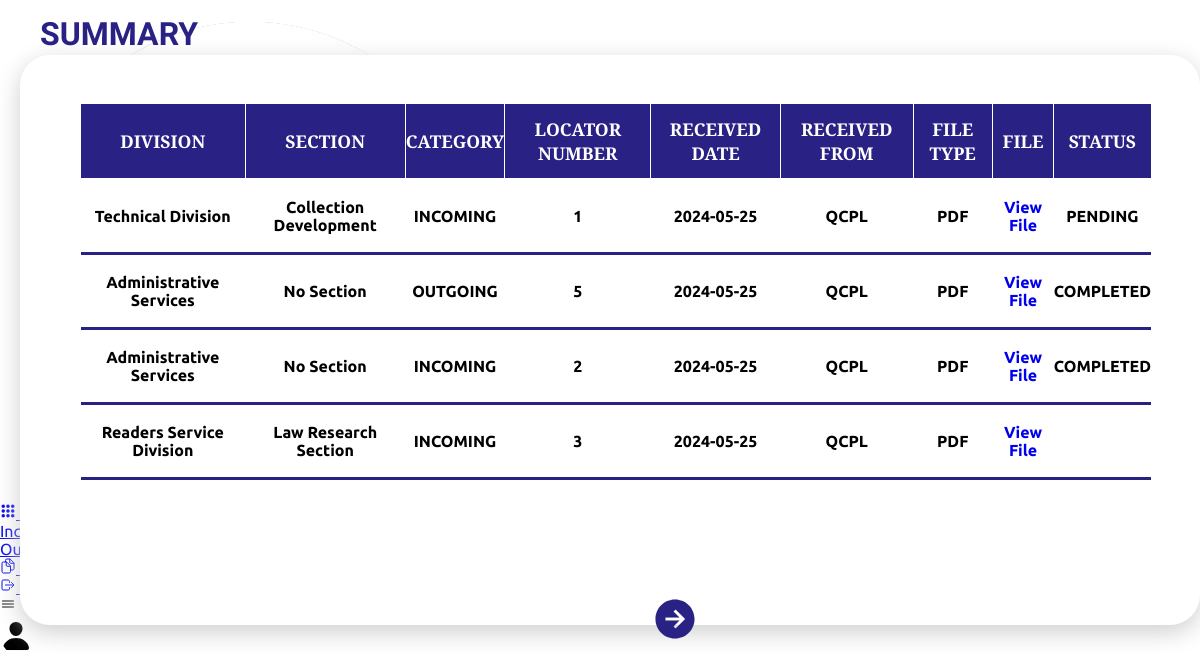
/Frontend/Dashboard/proofreader.php, run on an earlier commit of the app's database.
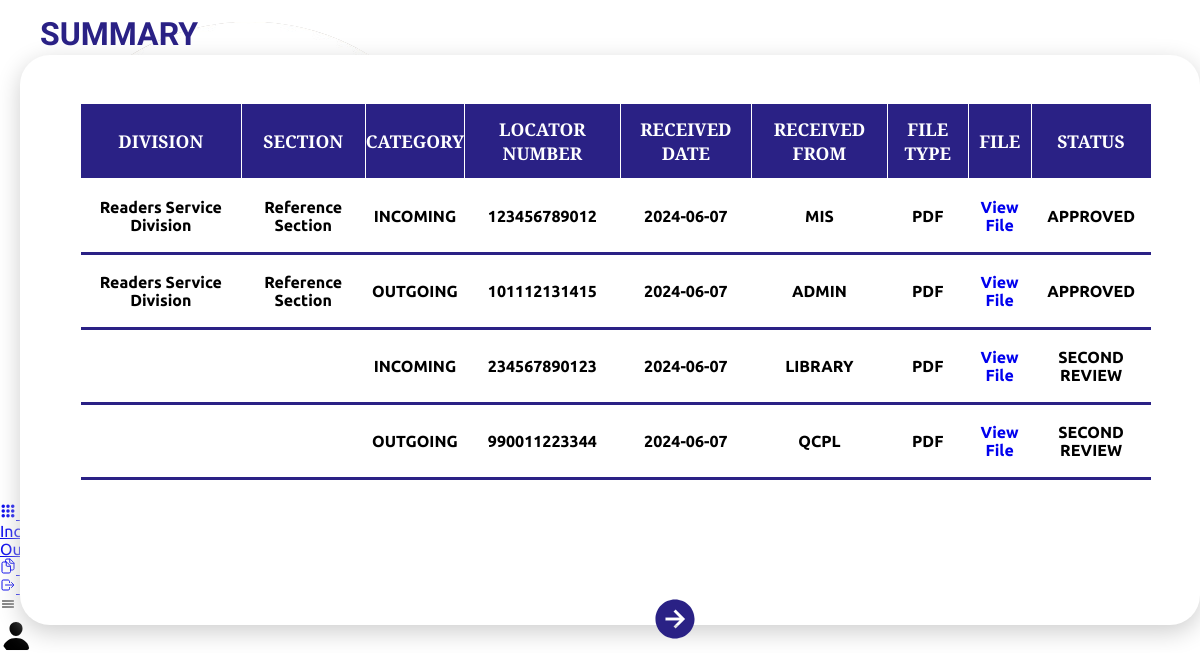
And on a later commit of the database.
### tables this page shows
CREATE TABLE `fileupload` (
  `id` int(11) NOT NULL,
  `file_name` varchar(255) NOT NULL,
  `division` varchar(255) DEFAULT NULL,
  `section` varchar(255) DEFAULT NULL,
  `category` enum('Incoming','Outgoing','','') DEFAULT NULL,
  `locator_num` varchar(255) DEFAULT NULL,
  `received_date` date DEFAULT NULL,
  `received_from` varchar(255) DEFAULT NULL,
  `subject` varchar(255) DEFAULT NULL,
  `description` text DEFAULT NULL,
  `type` varchar(100) DEFAULT NULL,
  `file_path` varchar(255) NOT NULL,
  `proofreader_comment` varchar(255) NOT NULL,
  `boss2_comment` varchar(255) NOT NULL,
  `boss1_comment` varchar(255) NOT NULL,
  `status` varchar(255) NOT NULL
);

### Frontend/Dashboard/proofreader.php (the view, shortened to what this page needs)
<!DOCTYPE html>
<html lang="en">
<head>
    <link rel="stylesheet" href="style.css">
</head>
<body>
  <div class="container">
        <div class="navigation">
            <ul>
                <li>
                    <a href="#">
                        <span class="img">
                        </span>
                        <span class="title">Quezon City Public Library</span>
                    </a>
                </li>
                <li>
                    <a href="#" class="dropdown-toggle">
                    <span class="icon">
                    <ion-icon name="apps"></ion-icon>
                    </span>
                    <span class="title">Dashboard<ion-icon id="dash_down_btn" name="caret-down-outline"></ion-icon></span>
                    </a>
                         <li class="sub_dash"><a href="proofreaderincoming.php">Incoming</a></li>
                         <li class="sub_dash"><a href="proofreaderoutgoing.php">Outgoing</a></li>
                </li>
                <li>
                    <a href="proofviewdocument.php">
                        <span class="icon">
                            <ion-icon name="documents-outline"></ion-icon>
                        </span>
                        <span class="title">Document</span>
                    </a>
                </li>
                <li>
                    <a href="/qcpl/Backend/logout.php">
                        <span class="icon">
                            <ion-icon name="log-out-outline"></ion-icon>
                        </span>
                        <span class="title">Sign Out</span>
                    </a>
                </li>
            </ul>
        </div>
        <div class="main">
            <div class="topbar">
                <div class="toggle"><ion-icon name="menu-outline"></ion-icon></div>
                <div class="user"><span class="icon"><ion-icon name="person"></ion-icon></span></div>
            </div>
            <div class="details">
                <div class="upload">
                    <div class="cardHeader">
                        <h2>SUMMARY</h2>
            <div class ="summary">
            <?php
                $server = "localhost";
                $username = "root";
                $password = "";
                $db = "qcpl";
                $conn = new mysqli($server, $username, $password, $db);
                $rowsPerPage = 4;
                $page = isset($_GET['page']) ? intval($_GET['page']) : 1;
                $offset = ($page - 1) * $rowsPerPage;
                $sql = "SELECT * FROM fileupload LIMIT ? OFFSET ?";
                $stmt = $conn->prepare($sql);
                $stmt->bind_param("ii", $rowsPerPage, $offset);
                $stmt->execute();
                $result = $stmt->get_result();
                if ($result->num_rows > 0) {
                    echo "<table>";
                    echo "<tr><th>Division</th><th>Section</th><th>Category</th><th>Locator Number</th><th>Received Date</th><th>Received From</th><th>File type</th><th>File</th><th>Status</th></tr>";
                    while ($row = $result->fetch_assoc()) {
                        echo "<tr>";
                        echo "<td>" . "<center>" . $row["division"] . "</td>";
                        echo "<td>" . "<center>" . $row["section"] . "</td>";
                        echo "<td id ='category'>" . "<center>" . $row["category"] . "</td>";
                        echo "<td>" . "<center>" . $row["locator_num"] . "</td>";
                        echo "<td>" . "<center>" . $row["received_date"] . "</td>";
                        echo "<td>" . "<center>" . $row["received_from"] . "</td>";
                        echo "<td>" . "<center>" . $row["type"] . "</td>";
                        echo "<td id ='file'><a href='/qcpl/Backend/" . $row["file_path"] . "' target='_blank'>View File</a></td>";
                        echo "<td id ='status'>" . "<center>" . $row["status"] . "</td>";
                        echo "</tr>";
                    }
                    echo "</table>";
                    $nextPage = $page + 1;
                    echo "<a href='?page=$nextPage' id='next' > <ion-icon name='arrow-forward-circle-sharp'></ion-icon></a>";
                } else {
                    echo "<script>alert('No documents found!'); window.location.href = '?page=1';</script>";
                }
                ?>
            </div>
            </div>
                    </div>
                </div>
            </div>
        </div>
</body>
</html>

What changed in the data, as far as the page shows it:
removed fileupload: division "Technical Division", section "Collection Development", category "INCOMING", locator_num "1", received_date "2024-05-25", received_from "QCPL", type "PDF", status "PENDING"
removed fileupload: division "Administrative Services", section "No Section", category "OUTGOING", locator_num "5", received_date "2024-05-25", received_from "QCPL", type "PDF", status "COMPLETED"
removed fileupload: division "Administrative Services", section "No Section", category "INCOMING", locator_num "2", received_date "2024-05-25", received_from "QCPL", type "PDF", status "COMPLETED"
removed fileupload: division "Readers Service Division", section "Law Research Section", category "INCOMING", locator_num "3", received_date "2024-05-25", received_from "QCPL", type "PDF"
added fileupload: division "Readers Service Division", section "Reference Section", category "INCOMING", locator_num "123456789012", received_date "2024-06-07", received_from "MIS", type "PDF", status "APPROVED"
added fileupload: division "Readers Service Division", section "Reference Section", category "OUTGOING", locator_num "101112131415", received_date "2024-06-07", received_from "ADMIN", type "PDF", status "APPROVED"
added fileupload: category "INCOMING", locator_num "234567890123", received_date "2024-06-07", received_from "LIBRARY", type "PDF", status "SECOND REVIEW"
added fileupload: category "OUTGOING", locator_num "990011223344", received_date "2024-06-07", received_from "QCPL", type "PDF", status "SECOND REVIEW"
